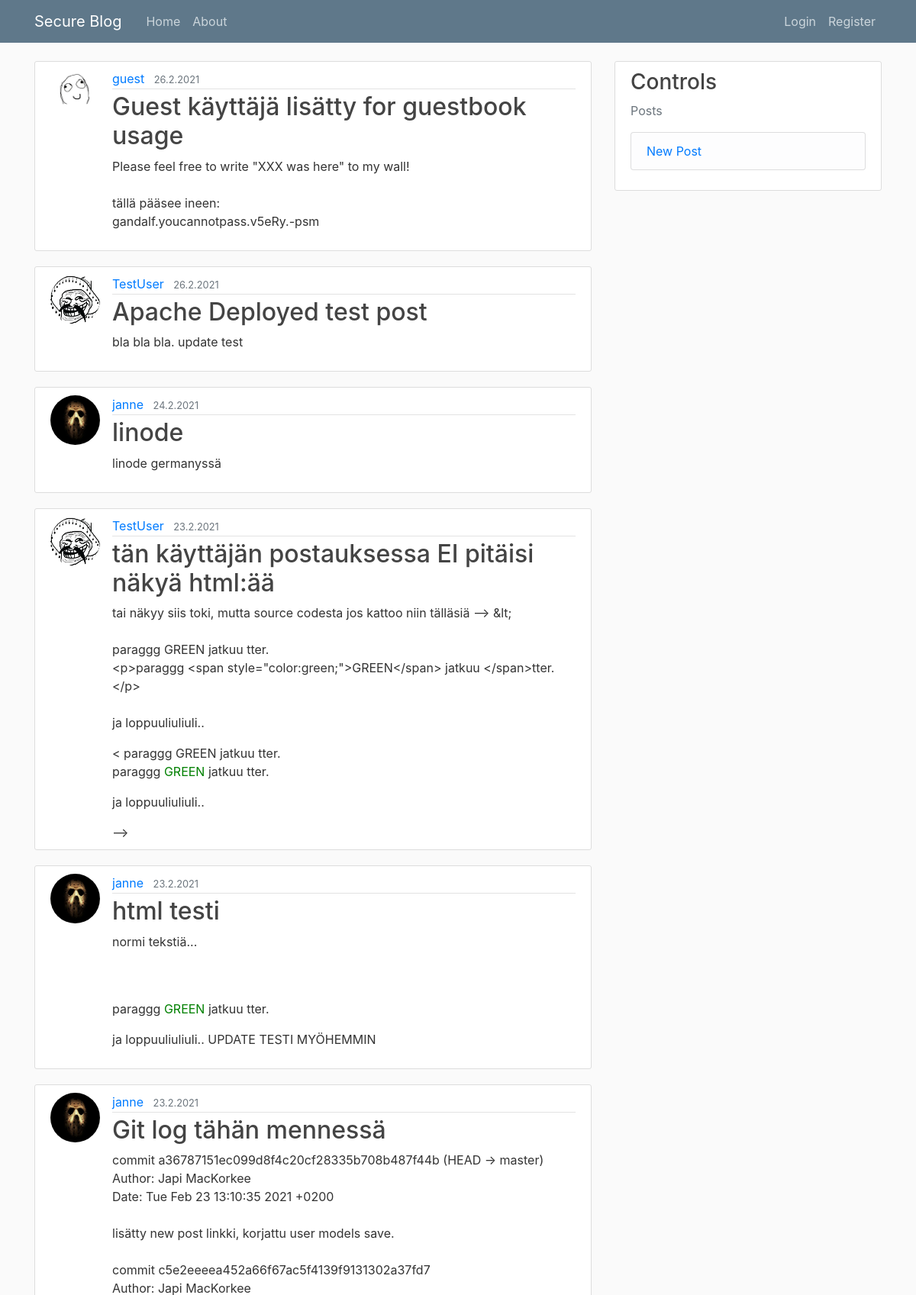
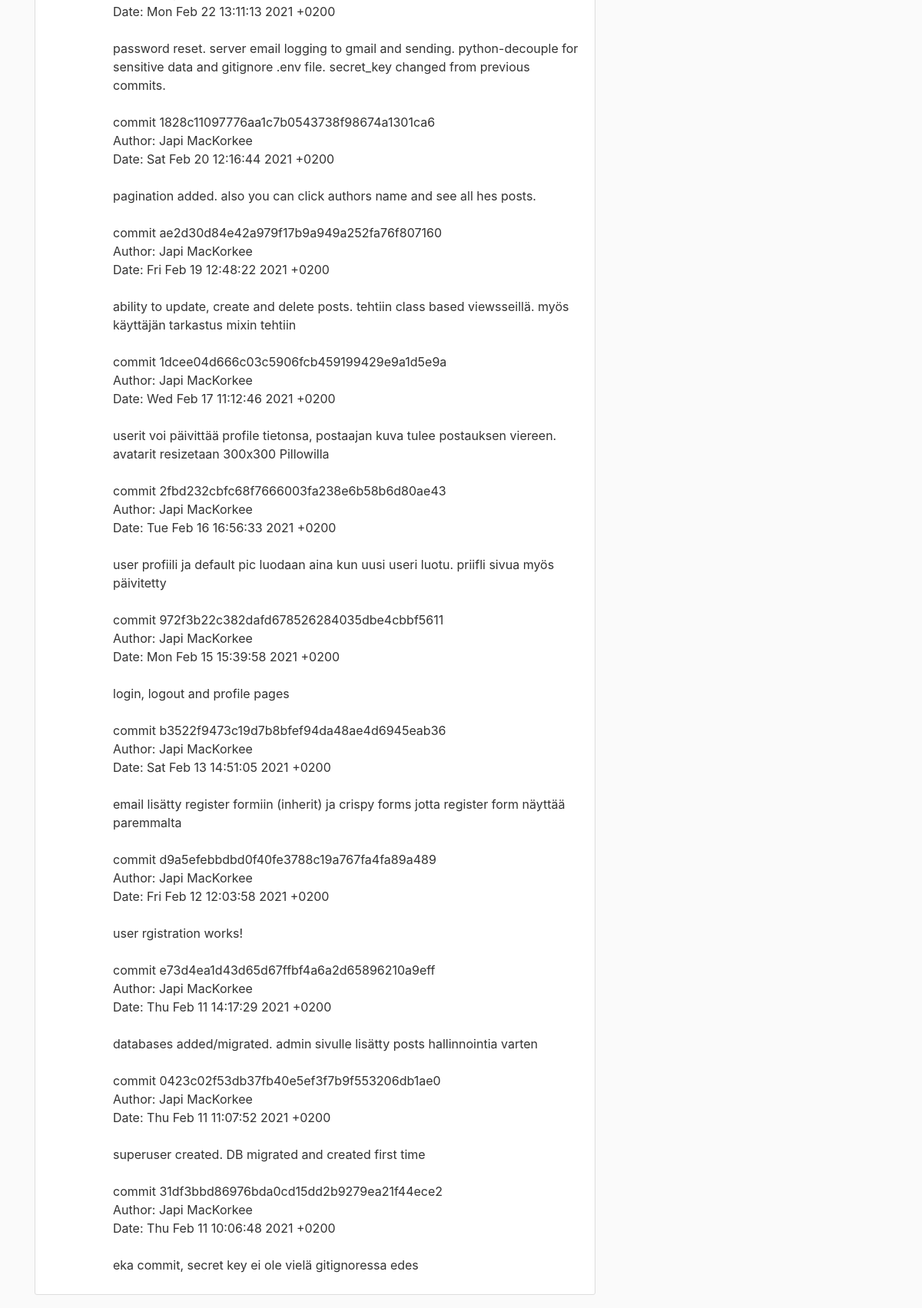
The page / (upper part) on the database its author committed (2 pictures, top to bottom).
### blog/models.py (models this page shows, shortened)
class Post(models.Model):
	title = models.CharField(max_length=100)
	content = models.TextField()
	date_posted = models.DateTimeField(default=timezone.now)
	author = models.ForeignKey(User, on_delete=models.CASCADE)

### users/models.py (models this page shows, shortened)
class Profile(models.Model):
	user = models.OneToOneField(User, on_delete=models.CASCADE)
	image = models.ImageField(default='default.jpg', upload_to='profile_pics')

### blog/views.py (the view)
# urls.py: path('', PostListView.as_view(), name='blog-home'),
class PostListView(ListView):
	model = Post
	template_name = 'blog/home.html'
	context_object_name = 'posts'
	ordering = ['-date_posted']
	paginate_by = 7

### blog/templates/blog/home.html (shortened to what this page needs)
{% extends "blog/base.html" %}
{% block content %}
	{% for post in posts %}
		<article class="media content-section">
		  <img class="rounded-circle article-img" src="{{ post.author.profile.image.url }}">
		  <div class="media-body">
		    <div class="article-metadata">
		      <a class="mr-2" href="{% url 'user-posts' post.author.username %}">{{ post.author }}</a>
		      <small class="text-muted">{{ post.date_posted|date:"j.n.Y" }}</small>
		    </div>
		    <h2><a class="article-title" href="{% url 'post-detail' post.id %}">{{ post.title }}</a></h2>
			{% if post.author.is_superuser %}
				<p class="article-content">{{ post.content|safe }}</p>
			{% else %}
				<p class="article-content">{{ post.content }}</p>
			{% endif %}
		    {{ post.content|safe }}</p>
			-->
		  </div>
		</article>
	{% endfor %}
{% endblock content %}

### blog/static/blog/main.css (style rules this page uses)
body { background: #fafafa; color: #333333; margin-top: 5rem; }
h1, h2, h3, h4, h5, h6 { color: #444444; }
.content-section { background: #ffffff; padding: 10px 20px; border: 1px solid #dddddd; border-radius: 3px; margin-bottom: 20px; }
.article-title { color: #444444; }
.article-content { white-space: pre-line; }
.article-img { height: 65px; width: 65px; margin-right: 16px; }
.article-metadata { padding-bottom: 1px; margin-bottom: 4px; border-bottom: 1px solid #e3e3e3 }

### rows shown on the page
Post: author.profile.image (placeholder picture), author "guest", date_posted "26.2.2021", title "Guest käyttäjä lisätty for guestbook usage", content "Please feel free to write \"XXX was here\" to my wall! tällä pääsee ineen: gandalf.youcannotpass.v5eRy.-psm"
Post: author.profile.image (picture), author "TestUser", date_posted "26.2.2021", title "Apache Deployed test post", content "bla bla bla. update test"
Post: author.profile.image (picture), author "janne", date_posted "24.2.2021", title "linode", content "linode germanyssä"
Post: author.profile.image (picture), author "TestUser", date_posted "23.2.2021", title "tän käyttäjän postauksessa EI pitäisi näkyä html:ää", content "tai näkyy siis toki, mutta source codesta jos kattoo niin tälläsiä --> &lt; paraggg GREEN jatkuu tter. <p>paraggg <span style=\"color:green;\">GREEN</span> jatkuu </span>tter.</p> ja loppuuliuliuli..", content "< paraggg GREEN jatkuu tter. paraggg GREEN jatkuu tter. ja loppuuliuliuli.."
Post: author.profile.image (picture), author "janne", date_posted "23.2.2021", title "html testi", content "normi tekstiä... paraggg GREEN jatkuu tter. ja loppuuliuliuli.. UPDATE TESTI MYÖHEMMIN"
Post: author.profile.image (picture), author "janne", date_posted "23.2.2021", title "Git log tähän mennessä", content "commit a36787151ec099d8f4c20cf28335b708b487f44b (HEAD -> master) Author: Japi MacKorkee Date: Tue Feb 23 13:10:35 2021 +0200 lisätty new post linkki, korjattu user models save. commit c5e2eeeea452a66f67ac5f4139f9131302a37fd7 Author: Japi MacKorkee Date: Mon Feb 22 13:11:13 2021 +0200 password reset. server email logging to gmail and sending. python-decouple for sensitive data and gitignore .env file. secret_key changed from previous commits. commit 1828c11097776aa1c7b0543738f98674a1301ca6 Author: Japi MacKorkee Date: Sat Feb 20 12:16:44 2021 +0200 pagination added. also you can click authors name and see all hes posts. commit ae2d30d84e42a979f17b9a949a252fa76f807160 Author: Japi MacKorkee…"
